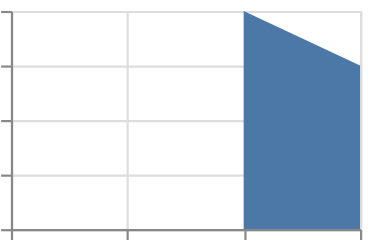

Here is the Vega-Lite specification saved for this chart:
### Vega-Lite specification from a JSON file in a GitHub repository (floating-point values rounded to 4 significant figures)
{"$schema": "https://vega.github.io/schema/vega-lite/v6.json", "padding": 5, "autosize": "none", "data": {"values": [{"c": "A", "x": 1, "y": 2, "s": 3, "t": "2024-01-01"}, {"c": "B", "x": 2, "y": null, "s": 5, "t": "2024-02-01"}, {"c": "C", "x": 3, "y": 4, "s": null, "t": "2024-03-01"}, {"c": "D", "x": 4, "y": 3, "s": 7, "t": "2024-04-01"}]}, "width": 160, "height": 100, "mark": {"type": "area", "invalid": "break-paths-filter-domains"}, "encoding": {"x": {"field": "x", "type": "quantitative"}, "y": {"field": "y", "type": "quantitative"}}}
